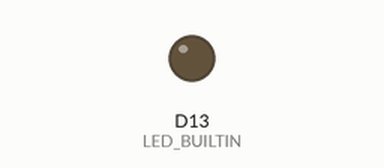
A sketch run on a simulated Arduino Nano 33 IoT. Parts: output pins drawn as LEDs (lit = HIGH). Random numbers use the default seed unless the sketch sets one; nothing arrives over Bluetooth unless stated; a phone connects over Bluetooth LE 3 s after start.

Above: at 0.1 s.
At 3.1 s:
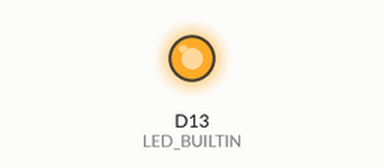
Timing chart, 0 to 4.6 s (numbered marks = the images above):
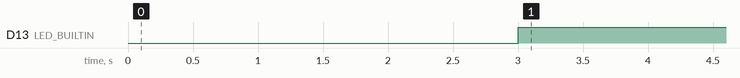

Measured:
- by itself, D13 (LED_BUILTIN): LOW → HIGH at 3.0 s

The sketch:

ble_sensor_peripheralIoT.ino
```cpp
#include <ArduinoBLE.h>

#define DEVICE_NAME        "BLE-EnvSensor-IoT"
#define UPDATE_INTERVAL_MS 500
#define SERIAL_BAUD        115200

#define SERVICE_UUID   "19B10000-E8F2-537E-4F6C-D104768A1214"
#define TEMP_UUID      "19B10001-E8F2-537E-4F6C-D104768A1214"
#define HUMIDITY_UUID  "19B10002-E8F2-537E-4F6C-D104768A1214"
#define LIGHT_UUID     "19B10003-E8F2-537E-4F6C-D104768A1214"
#define CONTROL_UUID   "19B10004-E8F2-537E-4F6C-D104768A1214"

BLEService envService(SERVICE_UUID);
BLECharacteristic tempChar(TEMP_UUID, BLERead | BLENotify, 4);
BLECharacteristic humChar(HUMIDITY_UUID, BLERead | BLENotify, 4);
BLECharacteristic lightChar(LIGHT_UUID, BLERead | BLENotify, 2);
BLEByteCharacteristic controlChar(CONTROL_UUID, BLEWrite);

bool streaming = true;
uint32_t lastUpdateMs = 0;

float simTempBase = 22.5f;
float simHumBase = 55.0f;
uint16_t simLightBase = 400;

void floatToBytes(float value, uint8_t* buf) {
  memcpy(buf, &value, 4);
}

float randomWalk(float current, float minVal, float maxVal, float stepSize) {
  float delta = ((float)random(-1000, 1001) / 1000.0f) * stepSize;
  float next  = current + delta;
  if (next < minVal) next = minVal + (minVal - next);
  if (next > maxVal) next = maxVal - (next - maxVal);
  return next;
}

void sendSensorNotifications() {
  simTempBase  = randomWalk(simTempBase,  18.0f, 30.0f, 0.15f);
  simHumBase   = randomWalk(simHumBase,   35.0f, 75.0f, 0.40f);
  simLightBase = constrain(simLightBase + random(-20, 21), 0, 1000);

  uint8_t fbuf[4];
  floatToBytes(simTempBase, fbuf);
  tempChar.writeValue(fbuf, 4);

  floatToBytes(simHumBase, fbuf);
  humChar.writeValue(fbuf, 4);

  uint8_t lbuf[2] = {
    (uint8_t)(simLightBase & 0xFF),
    (uint8_t)((simLightBase >> 8) & 0xFF)
  };
  lightChar.writeValue(lbuf, 2);
}

void setup() {
  Serial.begin(SERIAL_BAUD);
  pinMode(LED_BUILTIN, OUTPUT);
  digitalWrite(LED_BUILTIN, LOW);

  if (!BLE.begin()) {
    while (1) {}
  }

  BLE.setLocalName(DEVICE_NAME);
  BLE.setAdvertisedService(envService);

  envService.addCharacteristic(tempChar);
  envService.addCharacteristic(humChar);
  envService.addCharacteristic(lightChar);
  envService.addCharacteristic(controlChar);
  BLE.addService(envService);

  controlChar.writeValue(0x01);
  BLE.advertise();
}

void loop() {
  BLEDevice central = BLE.central();

  if (central) {
    digitalWrite(LED_BUILTIN, HIGH);

    while (central.connected()) {
      if (controlChar.written()) {
        uint8_t cmd = controlChar.value();
        if (cmd == 0x00) streaming = false;
        if (cmd == 0x01) streaming = true;
      }

      uint32_t now = millis();
      if (streaming && (now - lastUpdateMs >= UPDATE_INTERVAL_MS)) {
        lastUpdateMs = now;
        sendSensorNotifications();
      }
    }

    digitalWrite(LED_BUILTIN, LOW);
    BLE.advertise();
  }
}
```
